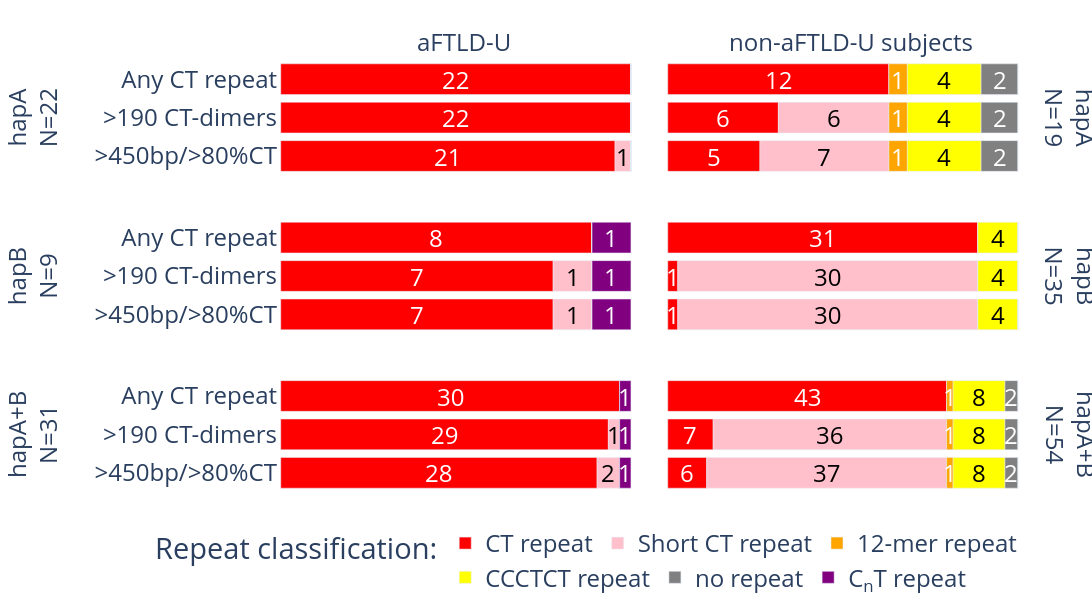

Notebook cell for this chart:
### Markdown cell above
# Image 3

### Code cell
df = pd.read_excel("~/Downloads/populations.xlsx", sheet_name="img3")
for col in ["CT repeat", "Short CT repeat", "CnT repeat", "12-mer repeat", "CCCTCT repeat", "no repeat"]:
    df[f"{col}_f"] = df[col] / df["sum"]
df["C<sub>n</sub>T repeat_f"] = df["CnT repeat_f"]
df2 = df.melt(
    id_vars=["haplotype", "phenotype", "classification"],
    value_vars=[f"{v}_f" for v in ["CT repeat", "Short CT repeat", "C<sub>n</sub>T repeat", "12-mer repeat", "CCCTCT repeat", "no repeat"]],
).iloc[::-1]

df2["variable"] = df2["variable"].str.replace("_f", "")
df2["phenotype"] = pd.Categorical(
    df2["phenotype"].apply(lambda x: "non-aFTLD-U subjects" if x=="Controls" else x), categories=["aFTLD-U", "non-aFTLD-U subjects"], ordered=True
)

df2 = pd.concat([df2[df2["haplotype"] == "hapA"].sort_values("phenotype"), df2[df2["haplotype"] == "hapB"], df2[df2["haplotype"] == "hapA+B"]])

fig = px.bar(
    df2,
    x="value",
    y="classification",
    color="variable",
    orientation="h",
    color_discrete_map={
        "CT repeat": "red",
        "Short CT repeat": "pink",
        "C<sub>n</sub>T repeat": "purple",
        "12-mer repeat": "orange",
        "CCCTCT repeat": "yellow",
        "no repeat": "grey",
    },
    labels={"value": "Proportion", "variable": "Repeat", "haplotype": "Haplotype"},
    facet_col="phenotype",
    facet_col_spacing=0,
    facet_row="haplotype",
    facet_row_spacing=0.1,
    category_orders={
        "variable": [
            "CT repeat",
            "Short CT repeat",
            "CnT repeat",
            "12-mer repeat",
            "CCCTCT repeat",
            "no repeat",
        ]
    },
)

annotation_right = {
    "hapA": "hapA<br>N=19", "hapB": "hapB<br>N=35", "hapA+B": "hapA+B<br>N=54"
}

fig.for_each_annotation(lambda a: a.update(text=a.text.split("=")[-1], font=dict(size=36)))
fig.for_each_annotation(
    lambda a: a.update(text=annotation_right[a.text] if a.text.startswith('hap') else a.text, font=dict(size=24))
)

fig.update_layout(
    title="",
    xaxis_title="",
    xaxis2_title="",
    yaxis=dict(title=dict(text="hapA+B<br>N=31<br>", font=dict(size=24))),
    yaxis2_title="",
    yaxis3=dict(title=dict(text="hapB<br>N=9<br>", font=dict(size=24))),
    yaxis4_title="",
    yaxis5=dict(title=dict(text="hapA<br>N=22<br>", font=dict(size=24))),
    title_x=0.5,
    plot_bgcolor="white",
    font=dict(size=24),
    margin=dict(l=0, r=40, b=0),
    height=600,
    width=1600,
    legend=dict(
        orientation="h",
        yanchor="bottom",
        y=-0.25,
        xanchor="center",
        x=0.4,
        title="Repeat classification:",
    ),
)

fig.update_xaxes(showticklabels=False)

# add annotations
df_vals = df.copy()
df_vals["CT repeat_loc"] = df_vals["CT repeat_f"] / 2  # center of CT repeat block
df_vals["Short CT repeat_loc"] = (
    df_vals["CT repeat_f"] + df_vals["Short CT repeat_f"] / 2
)  # center of Short CT block
df_vals["CnT repeat_loc"] = (
    df_vals["CT repeat_f"] + df_vals["Short CT repeat_f"] + df_vals["CnT repeat_f"] / 2
)  # center of CnT repeat block
df_vals["12-mer repeat_loc"] = (
    df_vals["CT repeat_f"] + df_vals["Short CT repeat_f"] + df_vals["CnT repeat_f"] + df_vals["12-mer repeat_f"] / 2
)  # center of 12-mer repeat block
df_vals["CCCTCT repeat_loc"] = (
    df_vals["CT repeat_f"] + df_vals["Short CT repeat_f"] + df_vals["CnT repeat_f"] + df_vals["12-mer repeat_f"] + df_vals["CCCTCT repeat_f"] / 2
)  # center of CCCTCT repeat block
df_vals["no repeat_loc"] = (
    df_vals["CT repeat_f"] + df_vals["Short CT repeat_f"] + df_vals["CnT repeat_f"] + df_vals["12-mer repeat_f"] + df_vals["CCCTCT repeat_f"] + df_vals["no repeat_f"] / 2
)  # center of no repeat block

# map haplotype and phenotype to col and row
subplot_dict = {('hapA', 'aFTLD-U'): (1, 3), ('hapA', 'Controls'): (2, 3), ('hapB', 'aFTLD-U'): (1, 2), ('hapB', 'Controls'): (2, 2), ('hapA+B', 'aFTLD-U'): (1, 1), ('hapA+B', 'Controls'): (2, 1)}

for i, row in df_vals.iterrows():
    col_num, row_num = subplot_dict[(row["haplotype"], row["phenotype"])]
    if not row["CT repeat"] == 0:
        fig.add_annotation(
            x=row["CT repeat_loc"],
            y=row["classification"],
            text=f"{row['CT repeat']}",
            showarrow=False,
            font=dict(color="white", size=24),
            col=col_num, row=row_num
        )
    if not row["Short CT repeat"] == 0:
        fig.add_annotation(
            x=row["Short CT repeat_loc"],
            y=row["classification"],
            text=f"{row['Short CT repeat']}",
            showarrow=False,
            font=dict(color="black", size=24),
            col=col_num, row=row_num
        )
    if not row["CnT repeat"] == 0:
        fig.add_annotation(
            x=row["CnT repeat_loc"],
            y=row["classification"],
            text=f"{row['CnT repeat']}",
            showarrow=False,
            font=dict(color="white", size=24),
            col=col_num, row=row_num
        )
    if not row["12-mer repeat"] == 0:
        fig.add_annotation(
            x=row["12-mer repeat_loc"],
            y=row["classification"],
            text=f"{row['12-mer repeat']}",
            showarrow=False,
            font=dict(color="white", size=24),
            col=col_num, row=row_num
        )
    if not row["CCCTCT repeat"] == 0:
        fig.add_annotation(
            x=row["CCCTCT repeat_loc"],
            y=row["classification"],
            text=f"{row['CCCTCT repeat']}",
            showarrow=False,
            font=dict(color="black", size=24),
            col=col_num, row=row_num
        )
    if not row["no repeat"] == 0:
        fig.add_annotation(
            x=row["no repeat_loc"],
            y=row["classification"],
            text=f"{row['no repeat']}",
            showarrow=False,
            font=dict(color="white", size=24),
            col=col_num, row=row_num
        )


fig.show()
# save the figure in vector format
fig.write_image("/home/wdecoster/Downloads/populations3.svg")

### Figure 1 — Plotly figure (JSON) as saved in the notebook; plotly's stock layout.template omitted (floating-point values rounded to 4 significant figures)
{"data": [{"hovertemplate": "Repeat=CT repeat<br>Haplotype=hapA<br>phenotype=aFTLD-U<br>Proportion=%{x}<br>classification=%{y}<extra></extra>", "legendgroup": "CT repeat", "marker": {"color": "red", "pattern": {"shape": ""}}, "name": "CT repeat", "orientation": "h", "showlegend": true, "textposition": "auto", "type": "bar", "x": [0.9545, 1.0, 1.0], "xaxis": "x5", "y": [">450bp/>80%CT", ">190 CT-dimers", "Any CT repeat"], "yaxis": "y5"}, {"hovertemplate": "Repeat=CT repeat<br>Haplotype=hapA<br>phenotype=non-aFTLD-U subjects<br>Proportion=%{x}<br>classification=%{y}<extra></extra>", "legendgroup": "CT repeat", "marker": {"color": "red", "pattern": {"shape": ""}}, "name": "CT repeat", "orientation": "h", "showlegend": false, "textposition": "auto", "type": "bar", "x": [0.2632, 0.3158, 0.6316], "xaxis": "x6", "y": [">450bp/>80%CT", ">190 CT-dimers", "Any CT repeat"], "yaxis": "y6"}, {"hovertemplate": "Repeat=CT repeat<br>Haplotype=hapB<br>phenotype=aFTLD-U<br>Proportion=%{x}<br>classification=%{y}<extra></extra>", "legendgroup": "CT repeat", "marker": {"color": "red", "pattern": {"shape": ""}}, "name": "CT repeat", "orientation": "h", "showlegend": false, "textposition": "auto", "type": "bar", "x": [0.7778, 0.7778, 0.8889], "xaxis": "x3", "y": [">190 CT-dimers", ">450bp/>80%CT", "Any CT repeat"], "yaxis": "y3"}, {"hovertemplate": "Repeat=CT repeat<br>Haplotype=hapB<br>phenotype=non-aFTLD-U subjects<br>Proportion=%{x}<br>classification=%{y}<extra></extra>", "legendgroup": "CT repeat", "marker": {"color": "red", "pattern": {"shape": ""}}, "name": "CT repeat", "orientation": "h", "showlegend": false, "textposition": "auto", "type": "bar", "x": [0.02857, 0.02857, 0.8857], "xaxis": "x4", "y": [">190 CT-dimers", ">450bp/>80%CT", "Any CT repeat"], "yaxis": "y4"}, {"hovertemplate": "Repeat=CT repeat<br>Haplotype=hapA+B<br>phenotype=aFTLD-U<br>Proportion=%{x}<br>classification=%{y}<extra></extra>", "legendgroup": "CT repeat", "marker": {"color": "red", "pattern": {"shape": ""}}, "name": "CT repeat", "orientation": "h", "showlegend": false, "textposition": "auto", "type": "bar", "x": [0.9355, 0.9032, 0.9677], "xaxis": "x", "y": [">190 CT-dimers", ">450bp/>80%CT", "Any CT repeat"], "yaxis": "y"}, {"hovertemplate": "Repeat=CT repeat<br>Haplotype=hapA+B<br>phenotype=non-aFTLD-U subjects<br>Proportion=%{x}<br>classification=%{y}<extra></extra>", "legendgroup": "CT repeat", "marker": {"color": "red", "pattern": {"shape": ""}}, "name": "CT repeat", "orientation": "h", "showlegend": false, "textposition": "auto", "type": "bar", "x": [0.1296, 0.1111, 0.7963], "xaxis": "x2", "y": [">190 CT-dimers", ">450bp/>80%CT", "Any CT repeat"], "yaxis": "y2"}, {"hovertemplate": "Repeat=Short CT repeat<br>Haplotype=hapA<br>phenotype=aFTLD-U<br>Proportion=%{x}<br>classification=%{y}<extra></extra>", "legendgroup": "Short CT repeat", "marker": {"color": "pink", "pattern": {"shape": ""}}, "name": "Short CT repeat", "orientation": "h", "showlegend": true, "textposition": "auto", "type": "bar", "x": [0.0, 0.04545, 0.0], "xaxis": "x5", "y": ["Any CT repeat", ">450bp/>80%CT", ">190 CT-dimers"], "yaxis": "y5"}, {"hovertemplate": "Repeat=Short CT repeat<br>Haplotype=hapA<br>phenotype=non-aFTLD-U subjects<br>Proportion=%{x}<br>classification=%{y}<extra></extra>", "legendgroup": "Short CT repeat", "marker": {"color": "pink", "pattern": {"shape": ""}}, "name": "Short CT repeat", "orientation": "h", "showlegend": false, "textposition": "auto", "type": "bar", "x": [0.0, 0.3684, 0.3158], "xaxis": "x6", "y": ["Any CT repeat", ">450bp/>80%CT", ">190 CT-dimers"], "yaxis": "y6"}, {"hovertemplate": "Repeat=Short CT repeat<br>Haplotype=hapB<br>phenotype=aFTLD-U<br>Proportion=%{x}<br>classification=%{y}<extra></extra>", "legendgroup": "Short CT repeat", "marker": {"color": "pink", "pattern": {"shape": ""}}, "name": "Short CT repeat", "orientation": "h", "showlegend": false, "textposition": "auto", "type": "bar", "x": [0.1111, 0.1111, 0.0], "xaxis": "x3", "y": [">190 CT-dimers", ">450bp/>80%CT", "Any CT repeat"], "yaxis": "y3"}, {"hovertemplate": "Repeat=Short CT repeat<br>Haplotype=hapB<br>phenotype=non-aFTLD-U subjects<br>Proportion=%{x}<br>classification=%{y}<extra></extra>", "legendgroup": "Short CT repeat", "marker": {"color": "pink", "pattern": {"shape": ""}}, "name": "Short CT repeat", "orientation": "h", "showlegend": false, "textposition": "auto", "type": "bar", "x": [0.8571, 0.8571, 0.0], "xaxis": "x4", "y": [">190 CT-dimers", ">450bp/>80%CT", "Any CT repeat"], "yaxis": "y4"}, {"hovertemplate": "Repeat=Short CT repeat<br>Haplotype=hapA+B<br>phenotype=aFTLD-U<br>Proportion=%{x}<br>classification=%{y}<extra></extra>", "legendgroup": "Short CT repeat", "marker": {"color": "pink", "pattern": {"shape": ""}}, "name": "Short CT repeat", "orientation": "h", "showlegend": false, "textposition": "auto", "type": "bar", "x": [0.03226, 0.06452, 0.0], "xaxis": "x", "y": [">190 CT-dimers", ">450bp/>80%CT", "Any CT repeat"], "yaxis": "y"}, {"hovertemplate": "Repeat=Short CT repeat<br>Haplotype=hapA+B<br>phenotype=non-aFTLD-U subjects<br>Proportion=%{x}<br>classification=%{y}<extra></extra>", "legendgroup": "Short CT repeat", "marker": {"color": "pink", "pattern": {"shape": ""}}, "name": "Short CT repeat", "orientation": "h", "showlegend": false, "textposition": "auto", "type": "bar", "x": [0.6667, 0.6852, 0.0], "xaxis": "x2", "y": [">190 CT-dimers", ">450bp/>80%CT", "Any CT repeat"], "yaxis": "y2"}, {"hovertemplate": "Repeat=12-mer repeat<br>Haplotype=hapA<br>phenotype=aFTLD-U<br>Proportion=%{x}<br>classification=%{y}<extra></extra>", "legendgroup": "12-mer repeat", "marker": {"color": "orange", "pattern": {"shape": ""}}, "name": "12-mer repeat", "orientation": "h", "showlegend": true, "textposition": "auto", "type": "bar", "x": [0.0, 0.0, 0.0], "xaxis": "x5", "y": ["Any CT repeat", ">450bp/>80%CT", ">190 CT-dimers"], "yaxis": "y5"}, {"hovertemplate": "Repeat=12-mer repeat<br>Haplotype=hapA<br>phenotype=non-aFTLD-U subjects<br>Proportion=%{x}<br>classification=%{y}<extra></extra>", "legendgroup": "12-mer repeat", "marker": {"color": "orange", "pattern": {"shape": ""}}, "name": "12-mer repeat", "orientation": "h", "showlegend": false, "textposition": "auto", "type": "bar", "x": [0.05263, 0.05263, 0.05263], "xaxis": "x6", "y": [">190 CT-dimers", "Any CT repeat", ">450bp/>80%CT"], "yaxis": "y6"}, {"hovertemplate": "Repeat=12-mer repeat<br>Haplotype=hapB<br>phenotype=aFTLD-U<br>Proportion=%{x}<br>classification=%{y}<extra></extra>", "legendgroup": "12-mer repeat", "marker": {"color": "orange", "pattern": {"shape": ""}}, "name": "12-mer repeat", "orientation": "h", "showlegend": false, "textposition": "auto", "type": "bar", "x": [0.0, 0.0, 0.0], "xaxis": "x3", "y": [">190 CT-dimers", ">450bp/>80%CT", "Any CT repeat"], "yaxis": "y3"}, {"hovertemplate": "Repeat=12-mer repeat<br>Haplotype=hapB<br>phenotype=non-aFTLD-U subjects<br>Proportion=%{x}<br>classification=%{y}<extra></extra>", "legendgroup": "12-mer repeat", "marker": {"color": "orange", "pattern": {"shape": ""}}, "name": "12-mer repeat", "orientation": "h", "showlegend": false, "textposition": "auto", "type": "bar", "x": [0.0, 0.0, 0.0], "xaxis": "x4", "y": [">190 CT-dimers", ">450bp/>80%CT", "Any CT repeat"], "yaxis": "y4"}, {"hovertemplate": "Repeat=12-mer repeat<br>Haplotype=hapA+B<br>phenotype=aFTLD-U<br>Proportion=%{x}<br>classification=%{y}<extra></extra>", "legendgroup": "12-mer repeat", "marker": {"color": "orange", "pattern": {"shape": ""}}, "name": "12-mer repeat", "orientation": "h", "showlegend": false, "textposition": "auto", "type": "bar", "x": [0.0, 0.0, 0.0], "xaxis": "x", "y": [">190 CT-dimers", ">450bp/>80%CT", "Any CT repeat"], "yaxis": "y"}, {"hovertemplate": "Repeat=12-mer repeat<br>Haplotype=hapA+B<br>phenotype=non-aFTLD-U subjects<br>Proportion=%{x}<br>classification=%{y}<extra></extra>", "legendgroup": "12-mer repeat", "marker": {"color": "orange", "pattern": {"shape": ""}}, "name": "12-mer repeat", "orientation": "h", "showlegend": false, "textposition": "auto", "type": "bar", "x": [0.01852, 0.01852, 0.01852], "xaxis": "x2", "y": [">190 CT-dimers", ">450bp/>80%CT", "Any CT repeat"], "yaxis": "y2"}, {"hovertemplate": "Repeat=CCCTCT repeat<br>Haplotype=hapA<br>phenotype=aFTLD-U<br>Proportion=%{x}<br>classification=%{y}<extra></extra>", "legendgroup": "CCCTCT repeat", "marker": {"color": "yellow", "pattern": {"shape": ""}}, "name": "CCCTCT repeat", "orientation": "h", "showlegend": true, "textposition": "auto", "type": "bar", "x": [0.0, 0.0, 0.0], "xaxis": "x5", "y": [">450bp/>80%CT", ">190 CT-dimers", "Any CT repeat"], "yaxis": "y5"}, {"hovertemplate": "Repeat=CCCTCT repeat<br>Haplotype=hapA<br>phenotype=non-aFTLD-U subjects<br>Proportion=%{x}<br>classification=%{y}<extra></extra>", "legendgroup": "CCCTCT repeat", "marker": {"color": "yellow", "pattern": {"shape": ""}}, "name": "CCCTCT repeat", "orientation": "h", "showlegend": false, "textposition": "auto", "type": "bar", "x": [0.2105, 0.2105, 0.2105], "xaxis": "x6", "y": [">190 CT-dimers", ">450bp/>80%CT", "Any CT repeat"], "yaxis": "y6"}, {"hovertemplate": "Repeat=CCCTCT repeat<br>Haplotype=hapB<br>phenotype=aFTLD-U<br>Proportion=%{x}<br>classification=%{y}<extra></extra>", "legendgroup": "CCCTCT repeat", "marker": {"color": "yellow", "pattern": {"shape": ""}}, "name": "CCCTCT repeat", "orientation": "h", "showlegend": false, "textposition": "auto", "type": "bar", "x": [0.0, 0.0, 0.0], "xaxis": "x3", "y": [">190 CT-dimers", ">450bp/>80%CT", "Any CT repeat"], "yaxis": "y3"}, {"hovertemplate": "Repeat=CCCTCT repeat<br>Haplotype=hapB<br>phenotype=non-aFTLD-U subjects<br>Proportion=%{x}<br>classification=%{y}<extra></extra>", "legendgroup": "CCCTCT repeat", "marker": {"color": "yellow", "pattern": {"shape": ""}}, "name": "CCCTCT repeat", "orientation": "h", "showlegend": false, "textposition": "auto", "type": "bar", "x": [0.1143, 0.1143, 0.1143], "xaxis": "x4", "y": [">190 CT-dimers", ">450bp/>80%CT", "Any CT repeat"], "yaxis": "y4"}, {"hovertemplate": "Repeat=CCCTCT repeat<br>Haplotype=hapA+B<br>phenotype=aFTLD-U<br>Proportion=%{x}<br>classification=%{y}<extra></extra>", "legendgroup": "CCCTCT repeat", "marker": {"color": "yellow", "pattern": {"shape": ""}}, "name": "CCCTCT repeat", "orientation": "h", "showlegend": false, "textposition": "auto", "type": "bar", "x": [0.0, 0.0, 0.0], "xaxis": "x", "y": [">190 CT-dimers", ">450bp/>80%CT", "Any CT repeat"], "yaxis": "y"}, {"hovertemplate": "Repeat=CCCTCT repeat<br>Haplotype=hapA+B<br>phenotype=non-aFTLD-U subjects<br>Proportion=%{x}<br>classification=%{y}<extra></extra>", "legendgroup": "CCCTCT repeat", "marker": {"color": "yellow", "pattern": {"shape": ""}}, "name": "CCCTCT repeat", "orientation": "h", "showlegend": false, "textposition": "auto", "type": "bar", "x": [0.1481, 0.1481, 0.1481], "xaxis": "x2", "y": [">190 CT-dimers", ">450bp/>80%CT", "Any CT repeat"], "yaxis": "y2"}, {"hovertemplate": "Repeat=no repeat<br>Haplotype=hapA<br>phenotype=aFTLD-U<br>Proportion=%{x}<br>classification=%{y}<extra></extra>", "legendgroup": "no repeat", "marker": {"color": "grey", "pattern": {"shape": ""}}, "name": "no repeat", "orientation": "h", "showlegend": true, "textposition": "auto", "type": "bar", "x": [0.0, 0.0, 0.0], "xaxis": "x5", "y": [">190 CT-dimers", ">450bp/>80%CT", "Any CT repeat"], "yaxis": "y5"}, {"hovertemplate": "Repeat=no repeat<br>Haplotype=hapA<br>phenotype=non-aFTLD-U subjects<br>Proportion=%{x}<br>classification=%{y}<extra></extra>", "legendgroup": "no repeat", "marker": {"color": "grey", "pattern": {"shape": ""}}, "name": "no repeat", "orientation": "h", "showlegend": false, "textposition": "auto", "type": "bar", "x": [0.1053, 0.1053, 0.1053], "xaxis": "x6", "y": [">450bp/>80%CT", "Any CT repeat", ">190 CT-dimers"], "yaxis": "y6"}, {"hovertemplate": "Repeat=no repeat<br>Haplotype=hapB<br>phenotype=aFTLD-U<br>Proportion=%{x}<br>classification=%{y}<extra></extra>", "legendgroup": "no repeat", "marker": {"color": "grey", "pattern": {"shape": ""}}, "name": "no repeat", "orientation": "h", "showlegend": false, "textposition": "auto", "type": "bar", "x": [0.0, 0.0, 0.0], "xaxis": "x3", "y": [">190 CT-dimers", ">450bp/>80%CT", "Any CT repeat"], "yaxis": "y3"}, {"hovertemplate": "Repeat=no repeat<br>Haplotype=hapB<br>phenotype=non-aFTLD-U subjects<br>Proportion=%{x}<br>classification=%{y}<extra></extra>", "legendgroup": "no repeat", "marker": {"color": "grey", "pattern": {"shape": ""}}, "name": "no repeat", "orientation": "h", "showlegend": false, "textposition": "auto", "type": "bar", "x": [0.0, 0.0, 0.0], "xaxis": "x4", "y": [">190 CT-dimers", ">450bp/>80%CT", "Any CT repeat"], "yaxis": "y4"}, {"hovertemplate": "Repeat=no repeat<br>Haplotype=hapA+B<br>phenotype=aFTLD-U<br>Proportion=%{x}<br>classification=%{y}<extra></extra>", "legendgroup": "no repeat", "marker": {"color": "grey", "pattern": {"shape": ""}}, "name": "no repeat", "orientation": "h", "showlegend": false, "textposition": "auto", "type": "bar", "x": [0.0, 0.0, 0.0], "xaxis": "x", "y": [">190 CT-dimers", ">450bp/>80%CT", "Any CT repeat"], "yaxis": "y"}, {"hovertemplate": "Repeat=no repeat<br>Haplotype=hapA+B<br>phenotype=non-aFTLD-U subjects<br>Proportion=%{x}<br>classification=%{y}<extra></extra>", "legendgroup": "no repeat", "marker": {"color": "grey", "pattern": {"shape": ""}}, "name": "no repeat", "orientation": "h", "showlegend": false, "textposition": "auto", "type": "bar", "x": [0.03704, 0.03704, 0.03704], "xaxis": "x2", "y": [">190 CT-dimers", ">450bp/>80%CT", "Any CT repeat"], "yaxis": "y2"}, {"hovertemplate": "Repeat=C<sub>n</sub>T repeat<br>Haplotype=hapA<br>phenotype=aFTLD-U<br>Proportion=%{x}<br>classification=%{y}<extra></extra>", "legendgroup": "C<sub>n</sub>T repeat", "marker": {"color": "purple", "pattern": {"shape": ""}}, "name": "C<sub>n</sub>T repeat", "orientation": "h", "showlegend": true, "textposition": "auto", "type": "bar", "x": [0.0, 0.0, 0.0], "xaxis": "x5", "y": ["Any CT repeat", ">450bp/>80%CT", ">190 CT-dimers"], "yaxis": "y5"}, {"hovertemplate": "Repeat=C<sub>n</sub>T repeat<br>Haplotype=hapA<br>phenotype=non-aFTLD-U subjects<br>Proportion=%{x}<br>classification=%{y}<extra></extra>", "legendgroup": "C<sub>n</sub>T repeat", "marker": {"color": "purple", "pattern": {"shape": ""}}, "name": "C<sub>n</sub>T repeat", "orientation": "h", "showlegend": false, "textposition": "auto", "type": "bar", "x": [0.0, 0.0, 0.0], "xaxis": "x6", "y": ["Any CT repeat", ">450bp/>80%CT", ">190 CT-dimers"], "yaxis": "y6"}, {"hovertemplate": "Repeat=C<sub>n</sub>T repeat<br>Haplotype=hapB<br>phenotype=aFTLD-U<br>Proportion=%{x}<br>classification=%{y}<extra></extra>", "legendgroup": "C<sub>n</sub>T repeat", "marker": {"color": "purple", "pattern": {"shape": ""}}, "name": "C<sub>n</sub>T repeat", "orientation": "h", "showlegend": false, "textposition": "auto", "type": "bar", "x": [0.1111, 0.1111, 0.1111], "xaxis": "x3", "y": [">190 CT-dimers", ">450bp/>80%CT", "Any CT repeat"], "yaxis": "y3"}, {"hovertemplate": "Repeat=C<sub>n</sub>T repeat<br>Haplotype=hapB<br>phenotype=non-aFTLD-U subjects<br>Proportion=%{x}<br>classification=%{y}<extra></extra>", "legendgroup": "C<sub>n</sub>T repeat", "marker": {"color": "purple", "pattern": {"shape": ""}}, "name": "C<sub>n</sub>T repeat", "orientation": "h", "showlegend": false, "textposition": "auto", "type": "bar", "x": [0.0, 0.0, 0.0], "xaxis": "x4", "y": [">190 CT-dimers", ">450bp/>80%CT", "Any CT repeat"], "yaxis": "y4"}, {"hovertemplate": "Repeat=C<sub>n</sub>T repeat<br>Haplotype=hapA+B<br>phenotype=aFTLD-U<br>Proportion=%{x}<br>classification=%{y}<extra></extra>", "legendgroup": "C<sub>n</sub>T repeat", "marker": {"color": "purple", "pattern": {"shape": ""}}, "name": "C<sub>n</sub>T repeat", "orientation": "h", "showlegend": false, "textposition": "auto", "type": "bar", "x": [0.03226, 0.03226, 0.03226], "xaxis": "x", "y": [">190 CT-dimers", ">450bp/>80%CT", "Any CT repeat"], "yaxis": "y"}, {"hovertemplate": "Repeat=C<sub>n</sub>T repeat<br>Haplotype=hapA+B<br>phenotype=non-aFTLD-U subjects<br>Proportion=%{x}<br>classification=%{y}<extra></extra>", "legendgroup": "C<sub>n</sub>T repeat", "marker": {"color": "purple", "pattern": {"shape": ""}}, "name": "C<sub>n</sub>T repeat", "orientation": "h", "showlegend": false, "textposition": "auto", "type": "bar", "x": [0.0, 0.0, 0.0], "xaxis": "x2", "y": [">190 CT-dimers", ">450bp/>80%CT", "Any CT repeat"], "yaxis": "y2"}], "layout": {"annotations": [{"font": {"size": 24}, "showarrow": false, "text": "aFTLD-U", "x": 0.24, "xanchor": "center", "xref": "paper", "y": 1, "yanchor": "bottom", "yref": "paper"}, {"font": {"size": 24}, "showarrow": false, "text": "non-aFTLD-U subjects", "x": 0.74, "xanchor": "center", "xref": "paper", "y": 1, "yanchor": "bottom", "yref": "paper"}, {"font": {"size": 24}, "showarrow": false, "text": "hapA+B<br>N=54", "textangle": 90, "x": 0.98, "xanchor": "left", "xref": "paper", "y": 0.1333, "yanchor": "middle", "yref": "paper"}, {"font": {"size": 24}, "showarrow": false, "text": "hapB<br>N=35", "textangle": 90, "x": 0.98, "xanchor": "left", "xref": "paper", "y": 0.5, "yanchor": "middle", "yref": "paper"}, {"font": {"size": 24}, "showarrow": false, "text": "hapA<br>N=19", "textangle": 90, "x": 0.98, "xanchor": "left", "xref": "paper", "y": 0.8667, "yanchor": "middle", "yref": "paper"}, {"font": {"color": "white", "size": 24}, "showarrow": false, "text": "22", "x": 0.5, "xref": "x5", "y": "Any CT repeat", "yref": "y5"}, {"font": {"color": "white", "size": 24}, "showarrow": false, "text": "8", "x": 0.4444, "xref": "x3", "y": "Any CT repeat", "yref": "y3"}, {"font": {"color": "white", "size": 24}, "showarrow": false, "text": "1", "x": 0.9444, "xref": "x3", "y": "Any CT repeat", "yref": "y3"}, {"font": {"color": "white", "size": 24}, "showarrow": false, "text": "30", "x": 0.4839, "xref": "x", "y": "Any CT repeat", "yref": "y"}, {"font": {"color": "white", "size": 24}, "showarrow": false, "text": "1", "x": 0.9839, "xref": "x", "y": "Any CT repeat", "yref": "y"}, {"font": {"color": "white", "size": 24}, "showarrow": false, "text": "12", "x": 0.3158, "xref": "x6", "y": "Any CT repeat", "yref": "y6"}, {"font": {"color": "white", "size": 24}, "showarrow": false, "text": "1", "x": 0.6579, "xref": "x6", "y": "Any CT repeat", "yref": "y6"}, {"font": {"color": "black", "size": 24}, "showarrow": false, "text": "4", "x": 0.7895, "xref": "x6", "y": "Any CT repeat", "yref": "y6"}, {"font": {"color": "white", "size": 24}, "showarrow": false, "text": "2", "x": 0.9474, "xref": "x6", "y": "Any CT repeat", "yref": "y6"}, {"font": {"color": "white", "size": 24}, "showarrow": false, "text": "31", "x": 0.4429, "xref": "x4", "y": "Any CT repeat", "yref": "y4"}, {"font": {"color": "black", "size": 24}, "showarrow": false, "text": "4", "x": 0.9429, "xref": "x4", "y": "Any CT repeat", "yref": "y4"}, {"font": {"color": "white", "size": 24}, "showarrow": false, "text": "43", "x": 0.3981, "xref": "x2", "y": "Any CT repeat", "yref": "y2"}, {"font": {"color": "white", "size": 24}, "showarrow": false, "text": "1", "x": 0.8056, "xref": "x2", "y": "Any CT repeat", "yref": "y2"}, {"font": {"color": "black", "size": 24}, "showarrow": false, "text": "8", "x": 0.8889, "xref": "x2", "y": "Any CT repeat", "yref": "y2"}, {"font": {"color": "white", "size": 24}, "showarrow": false, "text": "2", "x": 0.9815, "xref": "x2", "y": "Any CT repeat", "yref": "y2"}, {"font": {"color": "white", "size": 24}, "showarrow": false, "text": "21", "x": 0.4773, "xref": "x5", "y": ">450bp/>80%CT", "yref": "y5"}, {"font": {"color": "black", "size": 24}, "showarrow": false, "text": "1", "x": 0.9773, "xref": "x5", "y": ">450bp/>80%CT", "yref": "y5"}, {"font": {"color": "white", "size": 24}, "showarrow": false, "text": "7", "x": 0.3889, "xref": "x3", "y": ">450bp/>80%CT", "yref": "y3"}, {"font": {"color": "black", "size": 24}, "showarrow": false, "text": "1", "x": 0.8333, "xref": "x3", "y": ">450bp/>80%CT", "yref": "y3"}, {"font": {"color": "white", "size": 24}, "showarrow": false, "text": "1", "x": 0.9444, "xref": "x3", "y": ">450bp/>80%CT", "yref": "y3"}, {"font": {"color": "white", "size": 24}, "showarrow": false, "text": "28", "x": 0.4516, "xref": "x", "y": ">450bp/>80%CT", "yref": "y"}, {"font": {"color": "black", "size": 24}, "showarrow": false, "text": "2", "x": 0.9355, "xref": "x", "y": ">450bp/>80%CT", "yref": "y"}, {"font": {"color": "white", "size": 24}, "showarrow": false, "text": "1", "x": 0.9839, "xref": "x", "y": ">450bp/>80%CT", "yref": "y"}, {"font": {"color": "white", "size": 24}, "showarrow": false, "text": "5", "x": 0.1316, "xref": "x6", "y": ">450bp/>80%CT", "yref": "y6"}, {"font": {"color": "black", "size": 24}, "showarrow": false, "text": "7", "x": 0.4474, "xref": "x6", "y": ">450bp/>80%CT", "yref": "y6"}, {"font": {"color": "white", "size": 24}, "showarrow": false, "text": "1", "x": 0.6579, "xref": "x6", "y": ">450bp/>80%CT", "yref": "y6"}, {"font": {"color": "black", "size": 24}, "showarrow": false, "text": "4", "x": 0.7895, "xref": "x6", "y": ">450bp/>80%CT", "yref": "y6"}, {"font": {"color": "white", "size": 24}, "showarrow": false, "text": "2", "x": 0.9474, "xref": "x6", "y": ">450bp/>80%CT", "yref": "y6"}, {"font": {"color": "white", "size": 24}, "showarrow": false, "text": "1", "x": 0.01429, "xref": "x4", "y": ">450bp/>80%CT", "yref": "y4"}, {"font": {"color": "black", "size": 24}, "showarrow": false, "text": "30", "x": 0.4571, "xref": "x4", "y": ">450bp/>80%CT", "yref": "y4"}, {"font": {"color": "black", "size": 24}, "showarrow": false, "text": "4", "x": 0.9429, "xref": "x4", "y": ">450bp/>80%CT", "yref": "y4"}, {"font": {"color": "white", "size": 24}, "showarrow": false, "text": "6", "x": 0.05556, "xref": "x2", "y": ">450bp/>80%CT", "yref": "y2"}, {"font": {"color": "black", "size": 24}, "showarrow": false, "text": "37", "x": 0.4537, "xref": "x2", "y": ">450bp/>80%CT", "yref": "y2"}, {"font": {"color": "white", "size": 24}, "showarrow": false, "text": "1", "x": 0.8056, "xref": "x2", "y": ">450bp/>80%CT", "yref": "y2"}, {"font": {"color": "black", "size": 24}, "showarrow": false, "text": "8", "x": 0.8889, "xref": "x2", "y": ">450bp/>80%CT", "yref": "y2"}, {"font": {"color": "white", "size": 24}, "showarrow": false, "text": "2", "x": 0.9815, "xref": "x2", "y": ">450bp/>80%CT", "yref": "y2"}, {"font": {"color": "white", "size": 24}, "showarrow": false, "text": "22", "x": 0.5, "xref": "x5", "y": ">190 CT-dimers", "yref": "y5"}, {"font": {"color": "white", "size": 24}, "showarrow": false, "text": "7", "x": 0.3889, "xref": "x3", "y": ">190 CT-dimers", "yref": "y3"}, {"font": {"color": "black", "size": 24}, "showarrow": false, "text": "1", "x": 0.8333, "xref": "x3", "y": ">190 CT-dimers", "yref": "y3"}, {"font": {"color": "white", "size": 24}, "showarrow": false, "text": "1", "x": 0.9444, "xref": "x3", "y": ">190 CT-dimers", "yref": "y3"}, {"font": {"color": "white", "size": 24}, "showarrow": false, "text": "29", "x": 0.4677, "xref": "x", "y": ">190 CT-dimers", "yref": "y"}, {"font": {"color": "black", "size": 24}, "showarrow": false, "text": "1", "x": 0.9516, "xref": "x", "y": ">190 CT-dimers", "yref": "y"}, {"font": {"color": "white", "size": 24}, "showarrow": false, "text": "1", "x": 0.9839, "xref": "x", "y": ">190 CT-dimers", "yref": "y"}, {"font": {"color": "white", "size": 24}, "showarrow": false, "text": "6", "x": 0.1579, "xref": "x6", "y": ">190 CT-dimers", "yref": "y6"}, {"font": {"color": "black", "size": 24}, "showarrow": false, "text": "6", "x": 0.4737, "xref": "x6", "y": ">190 CT-dimers", "yref": "y6"}, {"font": {"color": "white", "size": 24}, "showarrow": false, "text": "1", "x": 0.6579, "xref": "x6", "y": ">190 CT-dimers", "yref": "y6"}, {"font": {"color": "black", "size": 24}, "showarrow": false, "text": "4", "x": 0.7895, "xref": "x6", "y": ">190 CT-dimers", "yref": "y6"}, {"font": {"color": "white", "size": 24}, "showarrow": false, "text": "2", "x": 0.9474, "xref": "x6", "y": ">190 CT-dimers", "yref": "y6"}, {"font": {"color": "white", "size": 24}, "showarrow": false, "text": "1", "x": 0.01429, "xref": "x4", "y": ">190 CT-dimers", "yref": "y4"}, {"font": {"color": "black", "size": 24}, "showarrow": false, "text": "30", "x": 0.4571, "xref": "x4", "y": ">190 CT-dimers", "yref": "y4"}, {"font": {"color": "black", "size": 24}, "showarrow": false, "text": "4", "x": 0.9429, "xref": "x4", "y": ">190 CT-dimers", "yref": "y4"}, {"font": {"color": "white", "size": 24}, "showarrow": false, "text": "7", "x": 0.06481, "xref": "x2", "y": ">190 CT-dimers", "yref": "y2"}, {"font": {"color": "black", "size": 24}, "showarrow": false, "text": "36", "x": 0.463, "xref": "x2", "y": ">190 CT-dimers", "yref": "y2"}, {"font": {"color": "white", "size": 24}, "showarrow": false, "text": "1", "x": 0.8056, "xref": "x2", "y": ">190 CT-dimers", "yref": "y2"}, {"font": {"color": "black", "size": 24}, "showarrow": false, "text": "8", "x": 0.8889, "xref": "x2", "y": ">190 CT-dimers", "yref": "y2"}, {"font": {"color": "white", "size": 24}, "showarrow": false, "text": "2", "x": 0.9815, "xref": "x2", "y": ">190 CT-dimers", "yref": "y2"}], "barmode": "relative", "font": {"size": 24}, "height": 600, "legend": {"orientation": "h", "title": {"text": "Repeat classification:"}, "tracegroupgap": 0, "x": 0.4, "xanchor": "center", "y": -0.25, "yanchor": "bottom"}, "margin": {"b": 0, "l": 0, "r": 40, "t": 60}, "plot_bgcolor": "white", "title": {"text": "", "x": 0.5}, "width": 1600, "xaxis": {"anchor": "y", "domain": [0, 0.48], "showticklabels": false, "title": {"text": ""}}, "xaxis2": {"anchor": "y2", "domain": [0.5, 0.98], "matches": "x", "showticklabels": false, "title": {"text": ""}}, "xaxis3": {"anchor": "y3", "domain": [0, 0.48], "matches": "x", "showticklabels": false}, "xaxis4": {"anchor": "y4", "domain": [0.5, 0.98], "matches": "x", "showticklabels": false}, "xaxis5": {"anchor": "y5", "domain": [0, 0.48], "matches": "x", "showticklabels": false}, "xaxis6": {"anchor": "y6", "domain": [0.5, 0.98], "matches": "x", "showticklabels": false}, "yaxis": {"anchor": "x", "domain": [0, 0.2667], "title": {"font": {"size": 24}, "text": "hapA+B<br>N=31<br>"}}, "yaxis2": {"anchor": "x2", "domain": [0, 0.2667], "matches": "y", "showticklabels": false, "title": {"text": ""}}, "yaxis3": {"anchor": "x3", "domain": [0.3667, 0.6333], "matches": "y", "title": {"font": {"size": 24}, "text": "hapB<br>N=9<br>"}}, "yaxis4": {"anchor": "x4", "domain": [0.3667, 0.6333], "matches": "y", "showticklabels": false, "title": {"text": ""}}, "yaxis5": {"anchor": "x5", "domain": [0.7333, 1], "matches": "y", "title": {"font": {"size": 24}, "text": "hapA<br>N=22<br>"}}, "yaxis6": {"anchor": "x6", "domain": [0.7333, 1], "matches": "y", "showticklabels": false}}}
